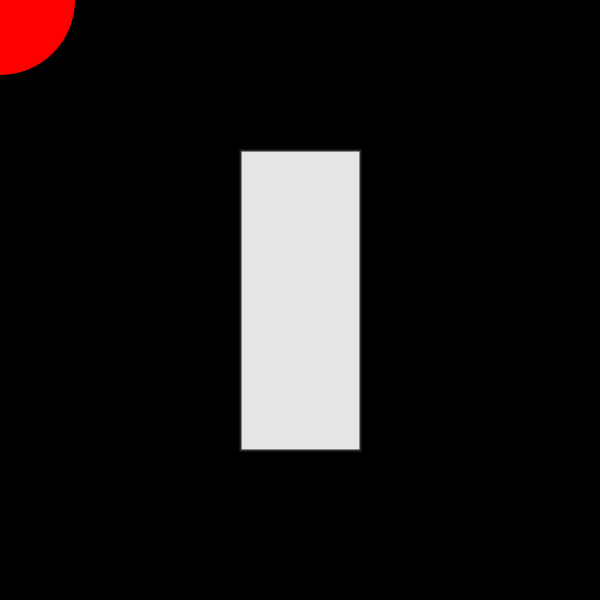
Frame 1 (no input)
Frame 60 (the mouse pressed at the canvas centre just before this capture): identical to frame 1, image omitted
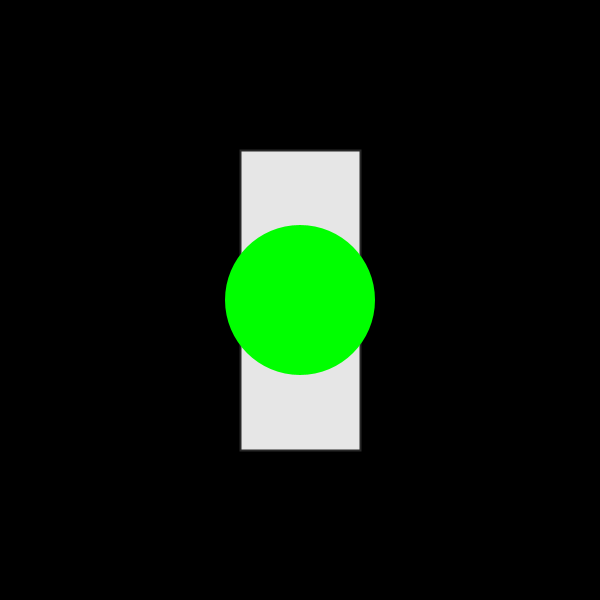
Frame 120 (the mouse held since frame 60 and released just before this capture)

The Processing sketch that drew these frames (run headless with seeded random() and noise(); from frame 60 on, the mouse is pressed at the canvas centre):

// Processing sketch: opdracht_answer_step3
// ── opdracht_answer_step3.pde
int cirkelPositieX;
int cirkelPositieY;
int cirkelRadius;

int rechthoekPositieX;
int rechthoekPositieY;
int rechthoekBreedte;
int rechthoekHoogte;

void setup() {
  size(600, 600);

  cirkelRadius = width / 8;
  rechthoekPositieX = width / 2;
  rechthoekPositieY = height / 2;
  rechthoekBreedte = width / 5;
  rechthoekHoogte = width / 2;
}

void draw() {
  background(0);

  cirkelPositieX = mouseX;
  cirkelPositieY = mouseY;
  
  stroke(40);
  strokeWeight(2);
  fill(230);
  rect(rechthoekPositieX - rechthoekBreedte / 2, rechthoekPositieY - rechthoekHoogte / 2, rechthoekBreedte, rechthoekHoogte);

  int dx = max(rechthoekPositieX - rechthoekBreedte / 2 - mouseX, mouseX - rechthoekPositieX - rechthoekBreedte / 2, 0);
  int dy = max(rechthoekPositieY - rechthoekHoogte / 2 - mouseY, mouseY - rechthoekPositieY - rechthoekHoogte / 2, 0);
  if (sqrt(sq(dx) + sq(dy)) < cirkelRadius) {
    fill(0, 255, 0);
  } else {
    fill(255, 0, 0);
  }
  noStroke();
  circle(cirkelPositieX, cirkelPositieY, 2 * cirkelRadius);
}
